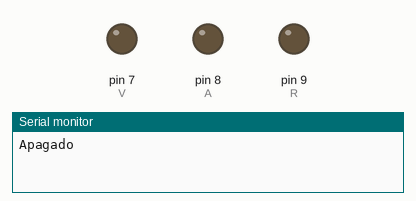
Recording of a sketch running on a simulated Arduino Uno, built with avr-gcc and run on an emulated ATmega328P. On the bench: output pins drawn as LEDs (lit = HIGH), the last lines printed to the serial monitor.

Above: at 0.1 s.
At 3.1 s:
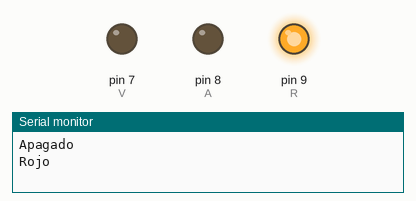
At 9.1 s:
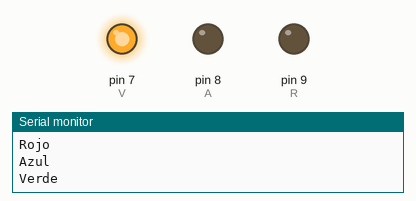
At 18.1 s:
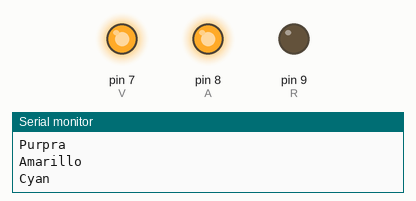
At 27.1 s:
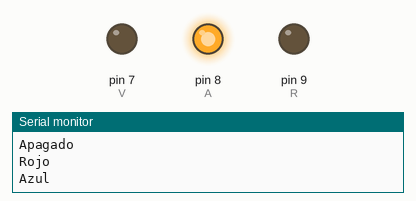
At 36.1 s:
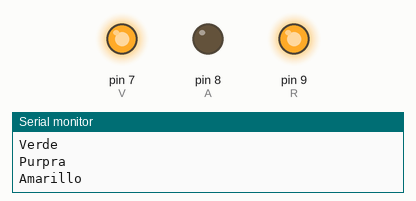
Timing chart, 0 to 40.0 s (numbered marks = the images above):
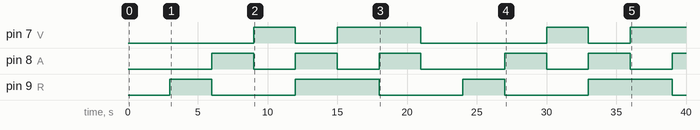

Measured:
- by itself, pin 7 (V): goes HIGH 3.0 s, LOW 3.0 s, HIGH 6.0 s, LOW 9.0 s, HIGH 3.0 s, LOW 3.0 s, then HIGH
- by itself, pin 8 (A): LOW → HIGH at 6.0 s, → LOW 3.0 s later, → HIGH 3.0 s later, → LOW 3.0 s later, … (11 changes in this stretch)
- by itself, pin 9 (R): LOW → HIGH at 3.0 s, → LOW 3.0 s later, → HIGH 6.0 s later, → LOW 6.0 s later, … (8 changes in this stretch)

The sketch:

code.ino
```cpp
int R=9;
int A=8;
int V=7;

void setup()
{
  pinMode(R, OUTPUT);
  pinMode(A, OUTPUT);
  pinMode(V, OUTPUT);
  Serial.begin(9600);
}

void loop()
{
  digitalWrite(R, 0);
  digitalWrite(A, 0);
  digitalWrite(V, 0);
  Serial.println("Apagado");

  delay(3000);

  digitalWrite(R, 1);
  digitalWrite(A, 0);
  digitalWrite(V, 0);
  Serial.println("Rojo");

  delay(3000);

  digitalWrite(R, 0);
  digitalWrite(A, 1);
  digitalWrite(V, 0);
  Serial.println("Azul");

  delay(3000);

  digitalWrite(R, 0);
  digitalWrite(A, 0);
  digitalWrite(V, 1);
  Serial.println("Verde");

  delay(3000);

  digitalWrite(R, 1);
  digitalWrite(A, 1);
  digitalWrite(V, 0);
  Serial.println("Purpra");

  delay(3000);

  digitalWrite(R, 1);
  digitalWrite(A, 0);
  digitalWrite(V, 1);
  Serial.println("Amarillo");

  delay(3000);

  digitalWrite(R, 0);
  digitalWrite(A, 1);
  digitalWrite(V, 1);
  Serial.println("Cyan");

  delay(3000);

  digitalWrite(R, 1);
  digitalWrite(A, 1);
  digitalWrite(V, 1);
  Serial.println("Blanco");
}
```
